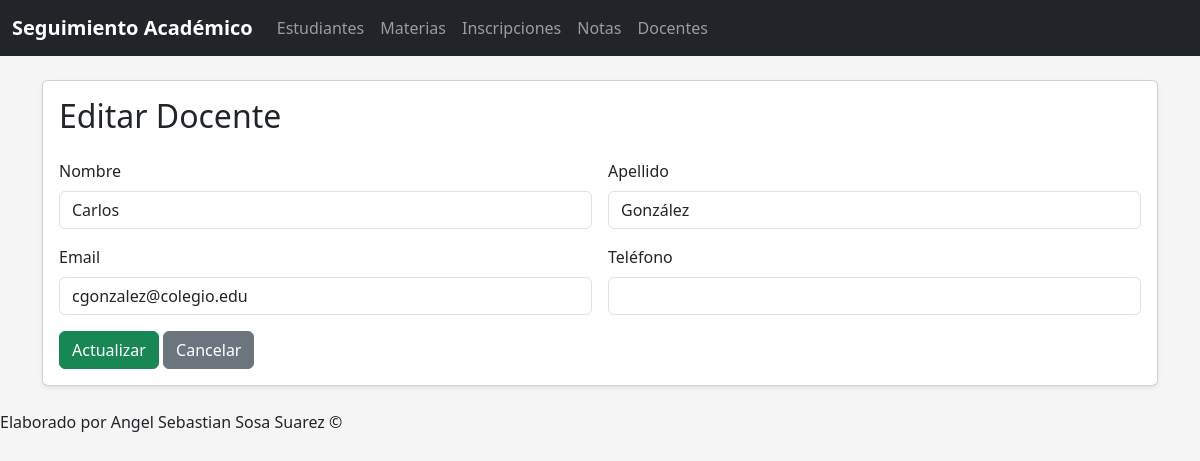
/Aplicacion/public/index.php?url=docentes/editar/2, run on the app's committed database.
### tables this page shows
CREATE TABLE `docentes` (
  `id` int(11) NOT NULL,
  `nombre` varchar(100) NOT NULL,
  `apellido` varchar(100) NOT NULL,
  `email` varchar(100) DEFAULT NULL,
  `telefono` varchar(20) DEFAULT NULL,
  `created_at` timestamp NOT NULL DEFAULT current_timestamp(),
  `updated_at` timestamp NOT NULL DEFAULT current_timestamp() ON UPDATE current_timestamp()
);

### Aplicacion/controllers/DocenteController.php (called while the page is built, shortened)
<?php
require_once __DIR__ . "/../models/DocenteModel.php";
class DocenteController {
    public function editar($params) {
        $modelo = new DocenteModel();
        $docente = $modelo->getById($params['id']);
        require __DIR__ . "/../views/docentes/edit.php";
    }
}

### Aplicacion/public/index.php (called while the page is built, shortened)
<?php
require_once "../config/conexion.php";
require_once "../controllers/InscripcionController.php";
require_once "../controllers/DocenteController.php";
$url = isset($_GET['url']) ? $_GET['url'] : "";
$partes = explode("/", $url);
$metodo         = isset($partes[1]) ? $partes[1] : "index";
$params = array_merge($_GET, $_POST);
if (isset($partes[2]) && $partes[2] !== '') {
    $params['id'] = $partes[2];
}
$controladorObj = new $nombreControlador();
$controladorObj->$metodo($params);

### Aplicacion/config/conexion.php (called while the page is built)
<?php
class Conexion {
    public static function conectar() {
        $host = "localhost";
        $db   = "seguimiento_academico";
        $user = "root";
        $pass = "";
        $charset = "utf8mb4";
        $dsn = "mysql:host=$host;dbname=$db;charset=$charset";
        try {
            $pdo = new PDO($dsn, $user, $pass);
            $pdo->setAttribute(PDO::ATTR_ERRMODE, PDO::ERRMODE_EXCEPTION);
            return $pdo;
        } catch (PDOException $e) {
            die("Error de conexión: " . $e->getMessage());
        }
    }
}

### Aplicacion/models/DocenteModel.php (called while the page is built, shortened)
<?php
require_once BASE_PATH . "/config/conexion.php";
require_once dirname(__DIR__) . "/config/conexion.php";
class DocenteModel {
    private $db;
    public function __construct() {
        $this->db = Conexion::conectar();
    }
    public function getById($id) {
        $sql = "SELECT * FROM docentes WHERE id = ?";
        $stmt = $this->db->prepare($sql);
        $stmt->execute([$id]);
        return $stmt->fetch(PDO::FETCH_ASSOC);
    }
}

### Aplicacion/views/docentes/edit.php (the view, shortened to what this page needs)
<?php include_once __DIR__ . "/../layouts/header.php"; ?>
<div class="card shadow-sm">
    <div class="card-body">
        <h2 class="card-title mb-4">Editar Docente</h2>
        <form action="<?= $baseUrl ?>?url=docentes/actualizar" method="POST" class="row g-3">
            <div class="col-md-6">
                <label class="form-label">Nombre</label>
                <input type="text" name="nombre"
                       value="<?= htmlspecialchars($docente['nombre']) ?>"
                       class="form-control" required>
            </div>
            <div class="col-md-6">
                <label class="form-label">Apellido</label>
                <input type="text" name="apellido"
                       value="<?= htmlspecialchars($docente['apellido']) ?>"
                       class="form-control" required>
            </div>
            <div class="col-md-6">
                <label class="form-label">Email</label>
                <input type="email" name="email"
                       value="<?= htmlspecialchars($docente['email'] ?? '') ?>"
                       class="form-control">
            </div>
            <div class="col-md-6">
                <label class="form-label">Teléfono</label>
                <input type="text" name="telefono"
                       value="<?= htmlspecialchars($docente['telefono'] ?? '') ?>"
                       class="form-control">
            </div>
            <div class="col-12 mt-3">
                <button type="submit" class="btn btn-success">
                    Actualizar
                </button>
                <a href="<?= $baseUrl ?>?url=docentes" class="btn btn-secondary">
                    Cancelar
                </a>
            </div>
        </form>
    </div>
</div>
<?php include_once __DIR__ . "/../layouts/footer.php"; ?>

### Aplicacion/views/layouts/header.php (style rules this page uses)
body { background-color: #f5f5f5; }
h2 { margin-bottom: 1rem; }

### data on the page
docentes: nombre "Carlos", apellido "González", email "cgonzalez@colegio.edu"
